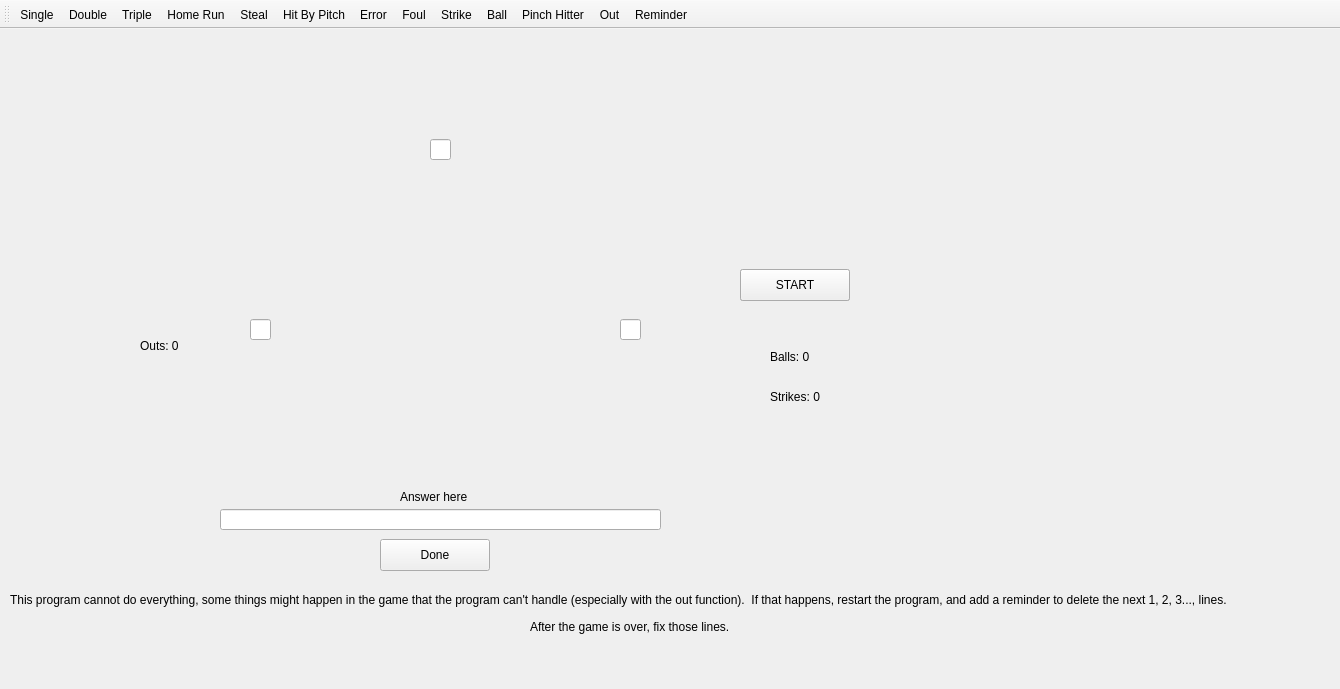
<?xml version="1.0" encoding="UTF-8"?>
<ui version="4.0">
 <class>MainWindow</class>
 <widget class="QMainWindow" name="MainWindow">
  <property name="enabled">
   <bool>true</bool>
  </property>
  <property name="geometry">
   <rect>
    <x>0</x>
    <y>0</y>
    <width>1340</width>
    <height>689</height>
   </rect>
  </property>
  <property name="windowTitle">
   <string>Scorebook</string>
  </property>
  <property name="windowOpacity">
   <double>1.000000000000000</double>
  </property>
  <property name="toolButtonStyle">
   <enum>Qt::ToolButtonIconOnly</enum>
  </property>
  <widget class="QWidget" name="centralwidget">
   <widget class="QPushButton" name="baseballPic">
    <property name="enabled">
     <bool>false</bool>
    </property>
    <property name="geometry">
     <rect>
      <x>220</x>
      <y>60</y>
      <width>441</width>
      <height>391</height>
     </rect>
    </property>
    <property name="text">
     <string/>
    </property>
    <property name="icon">
     <iconset>
      <disabledoff>baseball.png</disabledoff>
      <disabledon>baseball.png</disabledon>
     </iconset>
    </property>
    <property name="iconSize">
     <size>
      <width>500</width>
      <height>500</height>
     </size>
    </property>
    <property name="flat">
     <bool>true</bool>
    </property>
   </widget>
   <widget class="QLineEdit" name="firstBase">
    <property name="geometry">
     <rect>
      <x>620</x>
      <y>290</y>
      <width>21</width>
      <height>21</height>
     </rect>
    </property>
    <property name="text">
     <string/>
    </property>
    <property name="readOnly">
     <bool>true</bool>
    </property>
   </widget>
   <widget class="QLineEdit" name="secondBase">
    <property name="geometry">
     <rect>
      <x>430</x>
      <y>110</y>
      <width>21</width>
      <height>21</height>
     </rect>
    </property>
    <property name="text">
     <string/>
    </property>
    <property name="readOnly">
     <bool>true</bool>
    </property>
   </widget>
   <widget class="QLineEdit" name="thirdBase">
    <property name="geometry">
     <rect>
      <x>250</x>
      <y>290</y>
      <width>21</width>
      <height>21</height>
     </rect>
    </property>
    <property name="text">
     <string/>
    </property>
    <property name="readOnly">
     <bool>true</bool>
    </property>
   </widget>
   <widget class="QLineEdit" name="answer">
    <property name="geometry">
     <rect>
      <x>220</x>
      <y>480</y>
      <width>441</width>
      <height>21</height>
     </rect>
    </property>
   </widget>
   <widget class="QLabel" name="answerHere">
    <property name="geometry">
     <rect>
      <x>400</x>
      <y>460</y>
      <width>81</width>
      <height>16</height>
     </rect>
    </property>
    <property name="text">
     <string>Answer here</string>
    </property>
   </widget>
   <widget class="QPushButton" name="start">
    <property name="enabled">
     <bool>true</bool>
    </property>
    <property name="geometry">
     <rect>
      <x>740</x>
      <y>240</y>
      <width>110</width>
      <height>32</height>
     </rect>
    </property>
    <property name="text">
     <string>START</string>
    </property>
    <property name="iconSize">
     <size>
      <width>16</width>
      <height>16</height>
     </size>
    </property>
    <property name="checkable">
     <bool>false</bool>
    </property>
    <property name="autoDefault">
     <bool>false</bool>
    </property>
   </widget>
   <widget class="QPushButton" name="next">
    <property name="geometry">
     <rect>
      <x>740</x>
      <y>240</y>
      <width>110</width>
      <height>32</height>
     </rect>
    </property>
    <property name="mouseTracking">
     <bool>false</bool>
    </property>
    <property name="autoFillBackground">
     <bool>false</bool>
    </property>
    <property name="locale">
     <locale language="English" country="UnitedStates"/>
    </property>
    <property name="text">
     <string>Next -&gt;</string>
    </property>
   </widget>
   <widget class="QPushButton" name="done">
    <property name="geometry">
     <rect>
      <x>380</x>
      <y>510</y>
      <width>110</width>
      <height>32</height>
     </rect>
    </property>
    <property name="text">
     <string>Done</string>
    </property>
   </widget>
   <widget class="QLabel" name="question">
    <property name="geometry">
     <rect>
      <x>226</x>
      <y>43</y>
      <width>431</width>
      <height>20</height>
     </rect>
    </property>
    <property name="text">
     <string/>
    </property>
   </widget>
   <widget class="QLabel" name="homeRuns">
    <property name="geometry">
     <rect>
      <x>740</x>
      <y>100</y>
      <width>120</width>
      <height>16</height>
     </rect>
    </property>
    <property name="text">
     <string/>
    </property>
   </widget>
   <widget class="QLabel" name="awayRuns">
    <property name="geometry">
     <rect>
      <x>75</x>
      <y>100</y>
      <width>120</width>
      <height>16</height>
     </rect>
    </property>
    <property name="text">
     <string/>
    </property>
   </widget>
   <widget class="QLabel" name="outs">
    <property name="geometry">
     <rect>
      <x>140</x>
      <y>310</y>
      <width>56</width>
      <height>13</height>
     </rect>
    </property>
    <property name="text">
     <string>Outs: 0</string>
    </property>
   </widget>
   <widget class="QLabel" name="strikes">
    <property name="geometry">
     <rect>
      <x>770</x>
      <y>360</y>
      <width>61</width>
      <height>16</height>
     </rect>
    </property>
    <property name="text">
     <string>Strikes: 0</string>
    </property>
   </widget>
   <widget class="QLabel" name="balls">
    <property name="geometry">
     <rect>
      <x>770</x>
      <y>320</y>
      <width>61</width>
      <height>16</height>
     </rect>
    </property>
    <property name="text">
     <string>Balls: 0</string>
    </property>
   </widget>
   <widget class="QLabel" name="disclaimer">
    <property name="geometry">
     <rect>
      <x>10</x>
      <y>560</y>
      <width>1321</width>
      <height>21</height>
     </rect>
    </property>
    <property name="text">
     <string>This program cannot do everything, some things might happen in the game that the program can't handle (especially with the out function).  If that happens, restart the program, and add a reminder to delete the next 1, 2, 3..., lines. </string>
    </property>
   </widget>
   <widget class="QLabel" name="disclaimer2">
    <property name="geometry">
     <rect>
      <x>530</x>
      <y>590</y>
      <width>221</width>
      <height>16</height>
     </rect>
    </property>
    <property name="text">
     <string>After the game is over, fix those lines.</string>
    </property>
   </widget>
   <zorder>next</zorder>
   <zorder>baseballPic</zorder>
   <zorder>firstBase</zorder>
   <zorder>secondBase</zorder>
   <zorder>thirdBase</zorder>
   <zorder>answer</zorder>
   <zorder>answerHere</zorder>
   <zorder>start</zorder>
   <zorder>done</zorder>
   <zorder>question</zorder>
   <zorder>homeRuns</zorder>
   <zorder>awayRuns</zorder>
   <zorder>outs</zorder>
   <zorder>strikes</zorder>
   <zorder>balls</zorder>
   <zorder>disclaimer</zorder>
   <zorder>disclaimer2</zorder>
  </widget>
  <widget class="QToolBar" name="toolBar">
   <property name="sizePolicy">
    <sizepolicy hsizetype="Preferred" vsizetype="Preferred">
     <horstretch>0</horstretch>
     <verstretch>0</verstretch>
    </sizepolicy>
   </property>
   <property name="cursor">
    <cursorShape>ArrowCursor</cursorShape>
   </property>
   <property name="windowTitle">
    <string>toolBar</string>
   </property>
   <property name="allowedAreas">
    <set>Qt::LeftToolBarArea|Qt::RightToolBarArea|Qt::TopToolBarArea</set>
   </property>
   <property name="iconSize">
    <size>
     <width>25</width>
     <height>40</height>
    </size>
   </property>
   <property name="toolButtonStyle">
    <enum>Qt::ToolButtonTextBesideIcon</enum>
   </property>
   <property name="floatable">
    <bool>true</bool>
   </property>
   <attribute name="toolBarArea">
    <enum>TopToolBarArea</enum>
   </attribute>
   <attribute name="toolBarBreak">
    <bool>false</bool>
   </attribute>
   <addaction name="actionSingle"/>
   <addaction name="actionDouble"/>
   <addaction name="actionTriple"/>
   <addaction name="actionHomeRun"/>
   <addaction name="actionSteal"/>
   <addaction name="actionHitByPitch"/>
   <addaction name="actionError"/>
   <addaction name="actionFoul"/>
   <addaction name="actionStrike"/>
   <addaction name="actionBall"/>
   <addaction name="actionPinchHitter"/>
   <addaction name="actionOut"/>
   <addaction name="actionReminder"/>
  </widget>
  <action name="actionSingle">
   <property name="icon">
    <iconset>
     <normaloff>single.png</normaloff>single.png</iconset>
   </property>
   <property name="text">
    <string>Single</string>
   </property>
   <property name="toolTip">
    <string>Single</string>
   </property>
  </action>
  <action name="actionOut">
   <property name="icon">
    <iconset>
     <normaloff>out.png</normaloff>out.png</iconset>
   </property>
   <property name="text">
    <string>Out</string>
   </property>
  </action>
  <action name="actionError">
   <property name="icon">
    <iconset>
     <normaloff>error.png</normaloff>error.png</iconset>
   </property>
   <property name="text">
    <string>Error</string>
   </property>
  </action>
  <action name="actionHitByPitch">
   <property name="icon">
    <iconset>
     <normaloff>hitbypitch.png</normaloff>hitbypitch.png</iconset>
   </property>
   <property name="text">
    <string>Hit By Pitch</string>
   </property>
  </action>
  <action name="actionHomeRun">
   <property name="enabled">
    <bool>true</bool>
   </property>
   <property name="icon">
    <iconset>
     <normaloff>homerun.png</normaloff>homerun.png</iconset>
   </property>
   <property name="text">
    <string>Home Run</string>
   </property>
  </action>
  <action name="actionDouble">
   <property name="icon">
    <iconset>
     <normaloff>double.png</normaloff>double.png</iconset>
   </property>
   <property name="text">
    <string>Double</string>
   </property>
  </action>
  <action name="actionTriple">
   <property name="icon">
    <iconset>
     <normaloff>triple.png</normaloff>triple.png</iconset>
   </property>
   <property name="text">
    <string>Triple</string>
   </property>
  </action>
  <action name="actionStrike">
   <property name="icon">
    <iconset>
     <normaloff>strike.png</normaloff>strike.png</iconset>
   </property>
   <property name="text">
    <string>Strike</string>
   </property>
  </action>
  <action name="actionBall">
   <property name="icon">
    <iconset>
     <normaloff>ball.png</normaloff>ball.png</iconset>
   </property>
   <property name="text">
    <string>Ball</string>
   </property>
  </action>
  <action name="actionPinchHitter">
   <property name="icon">
    <iconset>
     <normaloff>pinchhitter.png</normaloff>pinchhitter.png</iconset>
   </property>
   <property name="text">
    <string>Pinch Hitter</string>
   </property>
  </action>
  <action name="actionReminder">
   <property name="icon">
    <iconset>
     <normaloff>reminder.png</normaloff>reminder.png</iconset>
   </property>
   <property name="text">
    <string>Reminder</string>
   </property>
  </action>
  <action name="actionSteal">
   <property name="icon">
    <iconset>
     <normaloff>steal.png</normaloff>steal.png</iconset>
   </property>
   <property name="text">
    <string>Steal</string>
   </property>
  </action>
  <action name="actionFoul">
   <property name="icon">
    <iconset>
     <normaloff>foul.png</normaloff>foul.png</iconset>
   </property>
   <property name="text">
    <string>Foul</string>
   </property>
  </action>
  <action name="actionExit">
   <property name="text">
    <string>Exit</string>
   </property>
  </action>
  <action name="actionSingle_2">
   <property name="text">
    <string>Single</string>
   </property>
  </action>
  <action name="actionSingle_3">
   <property name="text">
    <string>Single</string>
   </property>
  </action>
  <action name="actionDouble_2">
   <property name="text">
    <string>Double</string>
   </property>
  </action>
  <action name="actionTriple_2">
   <property name="text">
    <string>Triple</string>
   </property>
  </action>
  <action name="actionSingle_4">
   <property name="text">
    <string>Single</string>
   </property>
  </action>
  <action name="actionDouble_3">
   <property name="text">
    <string>Double</string>
   </property>
  </action>
  <action name="actionTriple_3">
   <property name="text">
    <string>Triple</string>
   </property>
  </action>
  <action name="actionHome_run">
   <property name="text">
    <string>Home Run</string>
   </property>
  </action>
  <action name="actionSteal_2">
   <property name="text">
    <string>Steal</string>
   </property>
  </action>
  <action name="actionHit_By_Pitch">
   <property name="text">
    <string>Hit By Pitch</string>
   </property>
  </action>
  <action name="actionError_2">
   <property name="text">
    <string>Error</string>
   </property>
  </action>
  <action name="actionFoul_2">
   <property name="text">
    <string>Foul</string>
   </property>
  </action>
  <action name="actionStrike_2">
   <property name="text">
    <string>Strike</string>
   </property>
  </action>
  <action name="actionBall_2">
   <property name="text">
    <string>Ball</string>
   </property>
  </action>
  <action name="actionPinch_Hitter">
   <property name="text">
    <string>Pinch Hitter</string>
   </property>
  </action>
  <action name="actionOut_2">
   <property name="text">
    <string>Out</string>
   </property>
  </action>
  <action name="actionReminder_2">
   <property name="text">
    <string>Reminder</string>
   </property>
  </action>
  <action name="actionExit_2">
   <property name="text">
    <string>Exit</string>
   </property>
  </action>
  <action name="actionSingle_5">
   <property name="text">
    <string>Single</string>
   </property>
  </action>
  <action name="actionDouble_4">
   <property name="text">
    <string>Double</string>
   </property>
  </action>
  <action name="actionHome_Run">
   <property name="text">
    <string>Triple</string>
   </property>
  </action>
  <action name="actionHome_Run_2">
   <property name="text">
    <string>Home Run</string>
   </property>
  </action>
  <action name="actionSteal_3">
   <property name="text">
    <string>Steal</string>
   </property>
  </action>
  <action name="actionHit_By_Pitch_2">
   <property name="text">
    <string>Hit By Pitch</string>
   </property>
  </action>
  <action name="actionError_3">
   <property name="text">
    <string>Error</string>
   </property>
  </action>
  <action name="actionFoul_3">
   <property name="text">
    <string>Foul</string>
   </property>
  </action>
  <action name="actionStrike_3">
   <property name="text">
    <string>Strike</string>
   </property>
  </action>
  <action name="actionBall_3">
   <property name="text">
    <string>Ball</string>
   </property>
  </action>
  <action name="actionPinch_Hitter_2">
   <property name="text">
    <string>Pinch Hitter</string>
   </property>
  </action>
  <action name="actionOut_3">
   <property name="text">
    <string>Out</string>
   </property>
  </action>
  <action name="actionReminder_3">
   <property name="text">
    <string>Reminder</string>
   </property>
  </action>
 </widget>
 <resources/>
 <connections/>
</ui>
